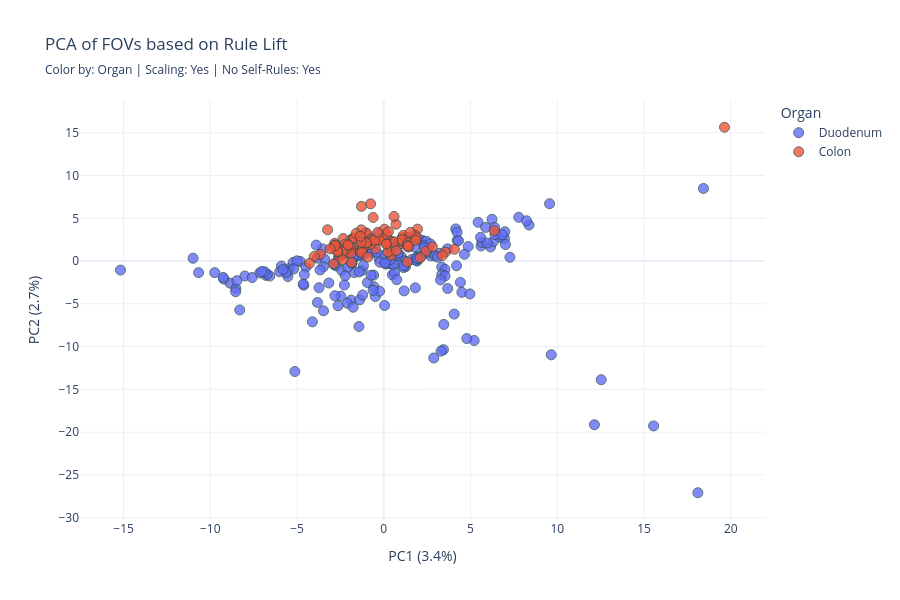
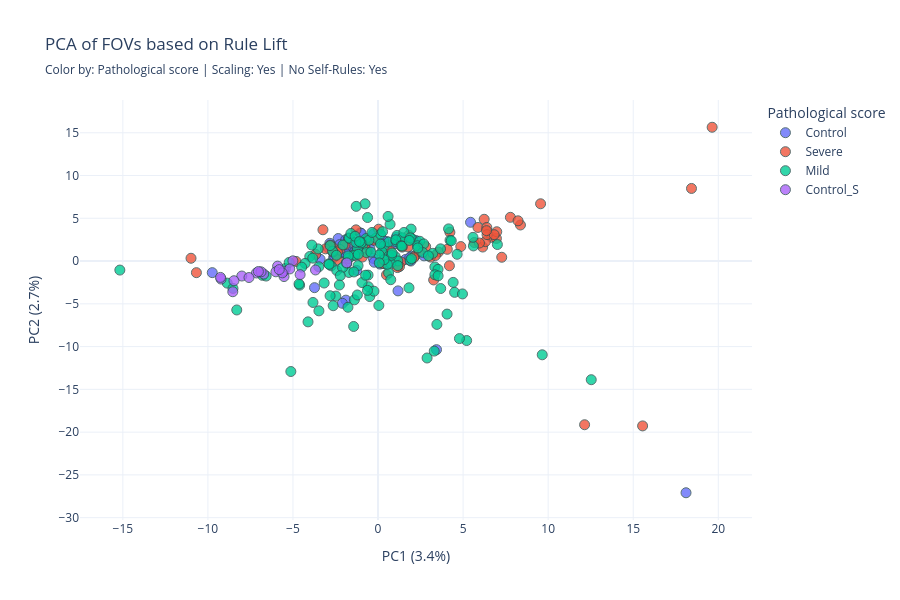
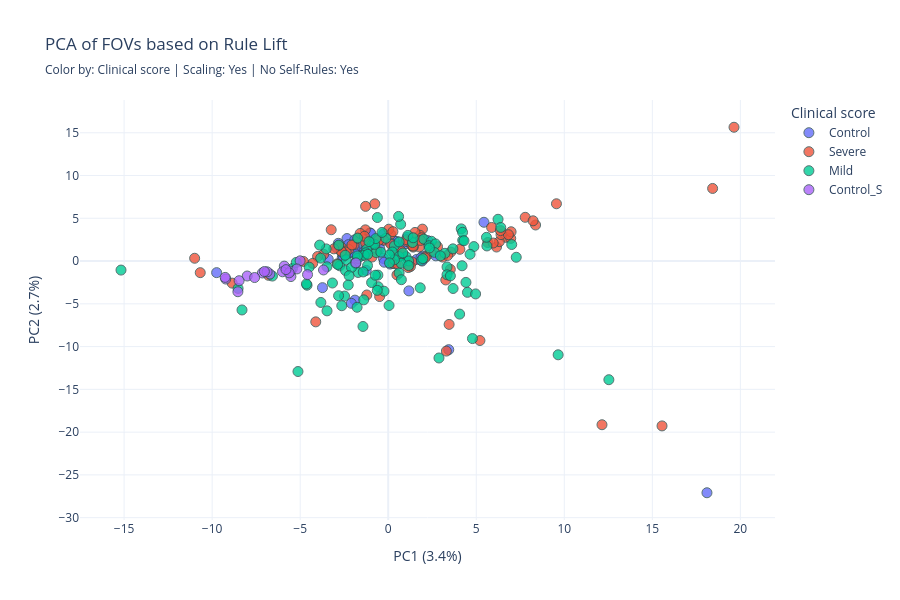

Notebook code for these charts, in order:
### Markdown cell above
## PCA for Lift, No Self

### Code cell
METRIC_TO_USE = 'Lift'  
WITH_SCALE = True
NO_SELF = True

plot_all_pca_results(df_results)

### Figure 1 — Plotly figure (JSON) as saved in the notebook; plotly's stock layout.template omitted (floating-point values rounded to 4 significant figures; data arrays with more than 128 entries replaced by an {"elided": "..."} marker saying what was removed)
{"data": [{"hovertemplate": "<b>%{hovertext}</b><br><br>Organ=Duodenum<br>PC1 (3.4%)=%{x}<br>PC2 (2.7%)=%{y}<extra></extra>", "hovertext": {"elided": "191 str values"}, "legendgroup": "Duodenum", "marker": {"color": "#636efa", "line": {"color": "DarkSlateGrey", "width": 1}, "opacity": 0.8, "size": 10, "symbol": "circle"}, "mode": "markers", "name": "Duodenum", "orientation": "v", "showlegend": true, "type": "scatter", "x": {"elided": "191 float values"}, "xaxis": "x", "y": {"elided": "191 float values"}, "yaxis": "y"}, {"hovertemplate": "<b>%{hovertext}</b><br><br>Organ=Colon<br>PC1 (3.4%)=%{x}<br>PC2 (2.7%)=%{y}<extra></extra>", "hovertext": ["Control_Colon_01_FOV_1", "Control_Colon_01_FOV_2", "Control_Colon_01_FOV_3", "Control_Colon_01_FOV_4", "Control_Colon_01_FOV_5", "Control_Colon_01_FOV_6", "Control_Colon_01_FOV_7", "Control_Colon_02_FOV_1", "Control_Colon_02_FOV_2", "Control_Colon_02_FOV_3", "Control_Colon_02_FOV_4", "Control_Colon_02_FOV_5", "Control_Colon_02_FOV_6", "Control_Colon_03_FOV_1", "Control_Colon_03_FOV_2", "Control_Colon_03_FOV_3", "Control_Colon_03_FOV_4", "Control_Colon_03_FOV_5", "Control_Colon_03_FOV_6", "Control_Colon_04_FOV_1", "Control_Colon_04_FOV_2", "Control_Colon_04_FOV_3", "Control_Colon_04_FOV_4", "Control_Colon_04_FOV_5", "Control_Colon_04_FOV_6", "GVHD_01_FOV_1", "GVHD_01_FOV_2_R", "GVHD_01_FOV_3_R", "GVHD_01_FOV_4", "GVHD_01_FOV_5", "GVHD_01_FOV_6_R", "GVHD_01_FOV_7", "GVHD_13_FOV_1", "GVHD_13_FOV_2", "GVHD_13_FOV_3", "GVHD_17_FOV_1", "GVHD_17_FOV_2", "GVHD_17_FOV_3", "GVHD_21_FOV_1", "GVHD_21_FOV_2", "GVHD_21_FOV_3", "GVHD_21_FOV_4", "GVHD_22_FOV_1", "GVHD_22_FOV_2", "GVHD_22_FOV_3", "GVHD_23_FOV_1", "GVHD_23_FOV_2", "GVHD_23_FOV_3", "GVHD_23_FOV_4", "GVHD_25_FOV_1", "GVHD_25_FOV_2", "GVHD_25_FOV_3", "GVHD_25_FOV_4", "GVHD_32_FOV_1", "GVHD_32_FOV_2", "GVHD_32_FOV_3", "GVHD_32_FOV_4", "GVHD_33_FOV_1", "GVHD_33_FOV_2", "GVHD_33_FOV_3", "GVHD_37_FOV_1", "GVHD_37_FOV_2", "GVHD_37_FOV_3", "GVHD_37_FOV_4", "GVHD_39_FOV_1", "GVHD_39_FOV_2", "GVHD_39_FOV_3", "GVHD_40_FOV_1", "GVHD_40_FOV_2", "GVHD_40_FOV_3", "GVHD_40_FOV_4", "GVHD_41_FOV_1", "GVHD_41_FOV_2", "GVHD_41_FOV_3", "GVHD_41_FOV_4", "GVHD_42_FOV_1", "GVHD_42_FOV_2", "GVHD_42_FOV_3", "GVHD_42_FOV_4", "GVHD_45_FOV_1", "GVHD_45_FOV_2", "GVHD_48_FOV_1", "GVHD_48_FOV_2", "GVHD_48_FOV_3", "GVHD_48_FOV_4", "GVHD_48_FOV_5", "GVHD_50_FOV_1", "GVHD_50_FOV_2", "GVHD_50_FOV_3", "GVHD_50_FOV_4", "GVHD_53_FOV_1", "GVHD_53_FOV_2", "GVHD_53_FOV_3", "GVHD_53_FOV_4", "GVHD_59_FOV_1", "GVHD_59_FOV_2", "GVHD_59_FOV_3"], "legendgroup": "Colon", "marker": {"color": "#EF553B", "line": {"color": "DarkSlateGrey", "width": 1}, "opacity": 0.8, "size": 10, "symbol": "circle"}, "mode": "markers", "name": "Colon", "orientation": "v", "showlegend": true, "type": "scatter", "x": [-0.3165, -2.343, -2.834, -1.903, 1.069, -1.1, -1.04, -0.4763, 0.5014, -1.241, -1.811, -2.192, -2.559, 0.2629, 0.997, 0.3421, 0.3328, -0.9931, -2.908, -2.254, 0.1875, -1.924, -1.357, -1.904, -1.227, -1.936, -3.666, -2.653, -2.238, -2.387, 0.4124, 1.353, -1.212, 0.238, -1.865, 1.378, 0.6206, -0.1302, -0.7732, -2.384, -1.272, -2.808, 1.067, 0.1451, 1.943, -1.742, 1.119, -0.7053, 1.418, 3.552, 4.07, 2.419, 2.8, 19.64, -2.651, -0.921, -1.028, -0.9446, -2.672, -4.012, -0.6221, 0.03219, -0.2499, 1.802, -0.5377, -2.816, -0.7622, 0.2669, 1.522, 1.043, 1.899, -1.297, -3.089, 3.372, -3.239, -1.004, -4.289, -2.894, -2.062, -1.691, -1.304, 2.096, 1.422, 0.7183, 6.375, 1.382, -1.596, -1.285, 0.1402, -1.351, 0.7067, 0.589, -0.3557, -0.6156, 1.348, 1.411, 1.834], "xaxis": "x", "y": [2.441, 2.636, 2.078, 2.484, 2.75, 2.426, 3.286, 1.448, 2.283, 2.144, 1.56, 0.9993, 0.5699, 2.09, 2.035, 1.918, 2.339, 3.249, 1.519, 1.924, 2.012, 1.573, 1.142, 0.9028, 1.597, 1.913, 0.7875, 1.593, 1.356, 1.059, 0.6607, -0.1075, 1.392, 1.063, -0.1762, 2.165, 2.228, 2.661, 1.952, 0.15, 0.9687, 1.875, 2.27, 3.133, 3.736, 2.686, 3.003, 2.63, 2.722, 1.053, 1.377, 1.161, 1.682, 15.65, 1.056, 0.4686, 2.133, 2.195, 1.161, 0.5331, 2.489, 3.724, 2.431, 3.017, 2.424, 1.812, 6.69, 3.436, 3.35, 2.489, 2.72, 3.648, 1.429, 0.6523, 3.661, 2.115, -0.2719, -0.3223, 1.883, 2.676, 2.191, 0.3894, 1.631, 1.212, 3.558, 2.103, 3.228, 6.396, 1.993, 2.898, 4.305, 5.22, 3.35, 5.092, 1.793, 1.746, 2.414], "yaxis": "y"}], "layout": {"height": 600, "legend": {"title": {"text": "Organ"}, "tracegroupgap": 0}, "title": {"subtitle": {"text": "Color by: Organ | Scaling: Yes | No Self-Rules: Yes"}, "text": "PCA of FOVs based on Rule Lift"}, "width": 900, "xaxis": {"anchor": "y", "domain": [0, 1], "title": {"text": "PC1 (3.4%)"}}, "yaxis": {"anchor": "x", "domain": [0, 1], "title": {"text": "PC2 (2.7%)"}}}}

### Figure 2 — Plotly figure (JSON) as saved in the notebook; plotly's stock layout.template omitted (floating-point values rounded to 4 significant figures; data arrays with more than 128 entries replaced by an {"elided": "..."} marker saying what was removed)
{"data": [{"hovertemplate": "<b>%{hovertext}</b><br><br>Pathological score=Control<br>PC1 (3.4%)=%{x}<br>PC2 (2.7%)=%{y}<extra></extra>", "hovertext": ["Control_01_FOV_1", "Control_01_FOV_2", "Control_01_FOV_3", "Control_01_FOV_4", "Control_02_FOV_1", "Control_02_FOV_2", "Control_02_FOV_3", "Control_02_FOV_4", "Control_03_FOV_1", "Control_03_FOV_2", "Control_03_FOV_3", "Control_04_FOV_1", "Control_04_FOV_2", "Control_05_FOV_1", "Control_05_FOV_2", "Control_06_FOV_1", "Control_06_FOV_2", "Control_06_FOV_3", "Control_07_FOV_1", "Control_07_FOV_2", "Control_07_FOV_3", "Control_08_FOV_1", "Control_08_FOV_2", "Control_08_FOV_3", "Control_09_FOV_1", "Control_09_FOV_2", "Control_09_FOV_3", "Control_09_FOV_4", "Control_10_FOV_2", "Control_10_FOV_3", "Control_10_FOV_4", "Control_Colon_01_FOV_1", "Control_Colon_01_FOV_2", "Control_Colon_01_FOV_3", "Control_Colon_01_FOV_4", "Control_Colon_01_FOV_5", "Control_Colon_01_FOV_6", "Control_Colon_01_FOV_7", "Control_Colon_02_FOV_1", "Control_Colon_02_FOV_2", "Control_Colon_02_FOV_3", "Control_Colon_02_FOV_4", "Control_Colon_02_FOV_5", "Control_Colon_02_FOV_6", "Control_Colon_03_FOV_1", "Control_Colon_03_FOV_2", "Control_Colon_03_FOV_3", "Control_Colon_03_FOV_4", "Control_Colon_03_FOV_5", "Control_Colon_03_FOV_6", "Control_Colon_04_FOV_1", "Control_Colon_04_FOV_2", "Control_Colon_04_FOV_3", "Control_Colon_04_FOV_4", "Control_Colon_04_FOV_5", "Control_Colon_04_FOV_6"], "legendgroup": "Control", "marker": {"color": "#636efa", "line": {"color": "DarkSlateGrey", "width": 1}, "opacity": 0.8, "size": 10, "symbol": "circle"}, "mode": "markers", "name": "Control", "orientation": "v", "showlegend": true, "type": "scatter", "x": [2.704, 0.1087, 1.98, 0.4026, 0.3652, -1.244, 0.5944, -0.2707, -1.89, -3.734, -1.25, -0.2585, -2.042, -1.847, -2.613, -2.096, -9.745, 18.1, 1.173, 3.438, 1.924, 2.237, -2.279, 1.615, 0.6798, 5.437, 1.858, -1.587, -3.407, 0.2659, -0.2259, -0.3165, -2.343, -2.834, -1.903, 1.069, -1.1, -1.04, -0.4763, 0.5014, -1.241, -1.811, -2.192, -2.559, 0.2629, 0.997, 0.3421, 0.3328, -0.9931, -2.908, -2.254, 0.1875, -1.924, -1.357, -1.904, -1.227], "xaxis": "x", "y": [0.6075, -0.3511, 0.596, -0.3221, 0.8414, 2.165, 0.4842, 0.3061, -4.568, -3.11, -1.093, 3.185, 1.184, -0.3203, 0.3889, -4.938, -1.353, -27.09, -3.486, -10.36, 0.003889, 2.395, 0.8765, 0.1934, 1.88, 4.535, 0.393, 1.022, 0.216, -0.2273, -0.1343, 2.441, 2.636, 2.078, 2.484, 2.75, 2.426, 3.286, 1.448, 2.283, 2.144, 1.56, 0.9993, 0.5699, 2.09, 2.035, 1.918, 2.339, 3.249, 1.519, 1.924, 2.012, 1.573, 1.142, 0.9028, 1.597], "yaxis": "y"}, {"hovertemplate": "<b>%{hovertext}</b><br><br>Pathological score=Severe<br>PC1 (3.4%)=%{x}<br>PC2 (2.7%)=%{y}<extra></extra>", "hovertext": ["GVHD_01_FOV_1", "GVHD_01_FOV_2_R", "GVHD_01_FOV_3_R", "GVHD_01_FOV_4", "GVHD_01_FOV_5", "GVHD_01_FOV_6_R", "GVHD_01_FOV_7", "GVHD_02_FOV_1_R", "GVHD_02_FOV_2_R", "GVHD_06_FOV_1", "GVHD_06_FOV_2", "GVHD_06_FOV_3", "GVHD_06_FOV_4", "GVHD_06_FOV_5", "GVHD_08_FOV_1", "GVHD_08_FOV_2", "GVHD_08_FOV_3", "GVHD_08_FOV_4", "GVHD_09_FOV_1", "GVHD_09_FOV_2", "GVHD_09_FOV_3", "GVHD_09_FOV_4", "GVHD_11_FOV_1", "GVHD_11_FOV_2", "GVHD_11_FOV_3", "GVHD_11_FOV_4", "GVHD_14_FOV_1", "GVHD_14_FOV_2", "GVHD_14_FOV_3", "GVHD_14_FOV_4", "GVHD_14_FOV_5", "GVHD_21_FOV_1", "GVHD_21_FOV_2", "GVHD_21_FOV_3", "GVHD_21_FOV_4", "GVHD_24_FOV_1", "GVHD_24_FOV_2", "GVHD_24_FOV_3", "GVHD_24_FOV_4", "GVHD_25_FOV_1", "GVHD_25_FOV_2", "GVHD_25_FOV_3", "GVHD_25_FOV_4", "GVHD_26_FOV_1", "GVHD_26_FOV_2", "GVHD_26_FOV_3", "GVHD_26_FOV_4", "GVHD_32_FOV_1", "GVHD_32_FOV_2", "GVHD_32_FOV_3", "GVHD_32_FOV_4", "GVHD_37_FOV_1", "GVHD_37_FOV_2", "GVHD_37_FOV_3", "GVHD_37_FOV_4", "GVHD_41_FOV_1", "GVHD_41_FOV_2", "GVHD_41_FOV_3", "GVHD_41_FOV_4", "GVHD_48_FOV_1", "GVHD_48_FOV_2", "GVHD_48_FOV_3", "GVHD_48_FOV_4", "GVHD_48_FOV_5", "GVHD_57_FOV_1", "GVHD_57_FOV_2", "GVHD_57_FOV_3", "GVHD_57_FOV_4"], "legendgroup": "Severe", "marker": {"color": "#EF553B", "line": {"color": "DarkSlateGrey", "width": 1}, "opacity": 0.8, "size": 10, "symbol": "circle"}, "mode": "markers", "name": "Severe", "orientation": "v", "showlegend": true, "type": "scatter", "x": [-1.936, -3.666, -2.653, -2.238, -2.387, 0.4124, 1.353, 4.195, 7.271, 5.872, 18.42, 7.779, 9.554, 6.685, 5.653, 6.958, 8.37, 6.978, 1.258, -0.6379, 1.759, 0.4966, 6.237, 4.223, 6.392, 4.864, 3.094, 1.134, -1.453, 2.17, 0.2644, -0.7732, -2.384, -1.272, -2.808, 6.151, 6.308, 15.55, 12.14, 3.552, 4.07, 2.419, 2.8, 6.407, 6.826, 8.229, 5.961, 19.64, -2.651, -0.921, -1.028, -0.6221, 0.03219, -0.2499, 1.802, -1.297, -3.089, 3.372, -3.239, 2.096, 1.422, 0.7183, 6.375, 1.382, 3.269, -4.818, -10.68, -10.99], "xaxis": "x", "y": [1.913, 0.7875, 1.593, 1.356, 1.059, 0.6607, -0.1075, -0.5496, 0.4449, 3.932, 8.491, 5.116, 6.697, 2.775, 2.168, 2.647, 4.218, 3.428, -0.6486, 1.222, 1.654, -1.613, 4.887, 3.366, 3.93, 1.694, 0.4623, -0.76, 0.637, 0.602, -0.2707, 1.952, 0.15, 0.9687, 1.875, 1.642, 2.271, -19.27, -19.14, 1.053, 1.377, 1.161, 1.682, 3.092, 3.086, 4.706, 2.11, 15.65, 1.056, 0.4686, 2.133, 2.489, 3.724, 2.431, 3.017, 3.648, 1.429, 0.6523, 3.661, 0.3894, 1.631, 1.212, 3.558, 2.103, -2.207, -0.04165, -1.355, 0.328], "yaxis": "y"}, {"hovertemplate": "<b>%{hovertext}</b><br><br>Pathological score=Mild<br>PC1 (3.4%)=%{x}<br>PC2 (2.7%)=%{y}<extra></extra>", "hovertext": {"elided": "143 str values"}, "legendgroup": "Mild", "marker": {"color": "#00cc96", "line": {"color": "DarkSlateGrey", "width": 1}, "opacity": 0.8, "size": 10, "symbol": "circle"}, "mode": "markers", "name": "Mild", "orientation": "v", "showlegend": true, "type": "scatter", "x": {"elided": "143 float values"}, "xaxis": "x", "y": {"elided": "143 float values"}, "yaxis": "y"}, {"hovertemplate": "<b>%{hovertext}</b><br><br>Pathological score=Control_S<br>PC1 (3.4%)=%{x}<br>PC2 (2.7%)=%{y}<extra></extra>", "hovertext": ["S_01_FOV_1", "S_01_FOV_2", "S_01_FOV_3", "S_01_FOV_4", "S_02_FOV_1", "S_02_FOV_2", "S_02_FOV_3", "S_02_FOV_4", "S_02_FOV_5", "S_03_FOV_1", "S_03_FOV_10", "S_03_FOV_2", "S_03_FOV_3", "S_03_FOV_4", "S_03_FOV_5", "S_03_FOV_6", "S_03_FOV_7", "S_03_FOV_8", "S_03_FOV_9", "S_04_FOV_1", "S_04_FOV_2"], "legendgroup": "Control_S", "marker": {"color": "#ab63fa", "line": {"color": "DarkSlateGrey", "width": 1}, "opacity": 0.8, "size": 10, "symbol": "circle"}, "mode": "markers", "name": "Control_S", "orientation": "v", "showlegend": true, "type": "scatter", "x": [-5.904, -6.003, -9.228, -6.721, -8.009, -7.147, -8.538, -8.47, -7.587, -5.527, -3.675, -5.005, -5.547, -5.189, -5.625, -6.877, -4.581, -7.033, -9.26, -1.835, -5.806], "xaxis": "x", "y": [-0.5893, -1.256, -2.102, -1.52, -1.746, -1.391, -3.586, -2.296, -1.925, -1.813, -1.039, 0.02661, -1.178, -0.9189, -1.378, -1.258, -1.584, -1.223, -1.909, -0.2119, -0.9975], "yaxis": "y"}], "layout": {"height": 600, "legend": {"title": {"text": "Pathological score"}, "tracegroupgap": 0}, "title": {"subtitle": {"text": "Color by: Pathological score | Scaling: Yes | No Self-Rules: Yes"}, "text": "PCA of FOVs based on Rule Lift"}, "width": 900, "xaxis": {"anchor": "y", "domain": [0, 1], "title": {"text": "PC1 (3.4%)"}}, "yaxis": {"anchor": "x", "domain": [0, 1], "title": {"text": "PC2 (2.7%)"}}}}

### Figure 3 — Plotly figure (JSON) as saved in the notebook; plotly's stock layout.template omitted (floating-point values rounded to 4 significant figures)
{"data": [{"hovertemplate": "<b>%{hovertext}</b><br><br>Clinical score=Control<br>PC1 (3.4%)=%{x}<br>PC2 (2.7%)=%{y}<extra></extra>", "hovertext": ["Control_01_FOV_1", "Control_01_FOV_2", "Control_01_FOV_3", "Control_01_FOV_4", "Control_02_FOV_1", "Control_02_FOV_2", "Control_02_FOV_3", "Control_02_FOV_4", "Control_03_FOV_1", "Control_03_FOV_2", "Control_03_FOV_3", "Control_04_FOV_1", "Control_04_FOV_2", "Control_05_FOV_1", "Control_05_FOV_2", "Control_06_FOV_1", "Control_06_FOV_2", "Control_06_FOV_3", "Control_07_FOV_1", "Control_07_FOV_2", "Control_07_FOV_3", "Control_08_FOV_1", "Control_08_FOV_2", "Control_08_FOV_3", "Control_09_FOV_1", "Control_09_FOV_2", "Control_09_FOV_3", "Control_09_FOV_4", "Control_10_FOV_2", "Control_10_FOV_3", "Control_10_FOV_4", "Control_Colon_01_FOV_1", "Control_Colon_01_FOV_2", "Control_Colon_01_FOV_3", "Control_Colon_01_FOV_4", "Control_Colon_01_FOV_5", "Control_Colon_01_FOV_6", "Control_Colon_01_FOV_7", "Control_Colon_02_FOV_1", "Control_Colon_02_FOV_2", "Control_Colon_02_FOV_3", "Control_Colon_02_FOV_4", "Control_Colon_02_FOV_5", "Control_Colon_02_FOV_6", "Control_Colon_03_FOV_1", "Control_Colon_03_FOV_2", "Control_Colon_03_FOV_3", "Control_Colon_03_FOV_4", "Control_Colon_03_FOV_5", "Control_Colon_03_FOV_6", "Control_Colon_04_FOV_1", "Control_Colon_04_FOV_2", "Control_Colon_04_FOV_3", "Control_Colon_04_FOV_4", "Control_Colon_04_FOV_5", "Control_Colon_04_FOV_6"], "legendgroup": "Control", "marker": {"color": "#636efa", "line": {"color": "DarkSlateGrey", "width": 1}, "opacity": 0.8, "size": 10, "symbol": "circle"}, "mode": "markers", "name": "Control", "orientation": "v", "showlegend": true, "type": "scatter", "x": [2.704, 0.1087, 1.98, 0.4026, 0.3652, -1.244, 0.5944, -0.2707, -1.89, -3.734, -1.25, -0.2585, -2.042, -1.847, -2.613, -2.096, -9.745, 18.1, 1.173, 3.438, 1.924, 2.237, -2.279, 1.615, 0.6798, 5.437, 1.858, -1.587, -3.407, 0.2659, -0.2259, -0.3165, -2.343, -2.834, -1.903, 1.069, -1.1, -1.04, -0.4763, 0.5014, -1.241, -1.811, -2.192, -2.559, 0.2629, 0.997, 0.3421, 0.3328, -0.9931, -2.908, -2.254, 0.1875, -1.924, -1.357, -1.904, -1.227], "xaxis": "x", "y": [0.6075, -0.3511, 0.596, -0.3221, 0.8414, 2.165, 0.4842, 0.3061, -4.568, -3.11, -1.093, 3.185, 1.184, -0.3203, 0.3889, -4.938, -1.353, -27.09, -3.486, -10.36, 0.003889, 2.395, 0.8765, 0.1934, 1.88, 4.535, 0.393, 1.022, 0.216, -0.2273, -0.1343, 2.441, 2.636, 2.078, 2.484, 2.75, 2.426, 3.286, 1.448, 2.283, 2.144, 1.56, 0.9993, 0.5699, 2.09, 2.035, 1.918, 2.339, 3.249, 1.519, 1.924, 2.012, 1.573, 1.142, 0.9028, 1.597], "yaxis": "y"}, {"hovertemplate": "<b>%{hovertext}</b><br><br>Clinical score=Severe<br>PC1 (3.4%)=%{x}<br>PC2 (2.7%)=%{y}<extra></extra>", "hovertext": ["GVHD_01_FOV_1", "GVHD_01_FOV_2_R", "GVHD_01_FOV_3_R", "GVHD_01_FOV_4", "GVHD_01_FOV_5", "GVHD_01_FOV_6_R", "GVHD_01_FOV_7", "GVHD_06_FOV_1", "GVHD_06_FOV_2", "GVHD_06_FOV_3", "GVHD_06_FOV_4", "GVHD_06_FOV_5", "GVHD_08_FOV_1", "GVHD_08_FOV_2", "GVHD_08_FOV_3", "GVHD_08_FOV_4", "GVHD_09_FOV_1", "GVHD_09_FOV_2", "GVHD_09_FOV_3", "GVHD_09_FOV_4", "GVHD_14_FOV_1", "GVHD_14_FOV_2", "GVHD_14_FOV_3", "GVHD_14_FOV_4", "GVHD_14_FOV_5", "GVHD_16_FOV_1", "GVHD_16_FOV_2", "GVHD_16_FOV_3", "GVHD_19_FOV_1", "GVHD_19_FOV_2", "GVHD_19_FOV_3", "GVHD_19_FOV_4", "GVHD_22_FOV_1", "GVHD_22_FOV_2", "GVHD_22_FOV_3", "GVHD_24_FOV_1", "GVHD_24_FOV_2", "GVHD_24_FOV_3", "GVHD_24_FOV_4", "GVHD_25_FOV_1", "GVHD_25_FOV_2", "GVHD_25_FOV_3", "GVHD_25_FOV_4", "GVHD_26_FOV_1", "GVHD_26_FOV_2", "GVHD_26_FOV_3", "GVHD_26_FOV_4", "GVHD_32_FOV_1", "GVHD_32_FOV_2", "GVHD_32_FOV_3", "GVHD_32_FOV_4", "GVHD_33_FOV_1", "GVHD_33_FOV_2", "GVHD_33_FOV_3", "GVHD_34_FOV_1", "GVHD_34_FOV_2", "GVHD_35_FOV_1", "GVHD_35_FOV_2", "GVHD_37_FOV_1", "GVHD_37_FOV_2", "GVHD_37_FOV_3", "GVHD_37_FOV_4", "GVHD_39_FOV_1", "GVHD_39_FOV_2", "GVHD_39_FOV_3", "GVHD_40_FOV_1", "GVHD_40_FOV_2", "GVHD_40_FOV_3", "GVHD_40_FOV_4", "GVHD_41_FOV_1", "GVHD_41_FOV_2", "GVHD_41_FOV_3", "GVHD_41_FOV_4", "GVHD_42_FOV_1", "GVHD_42_FOV_2", "GVHD_42_FOV_3", "GVHD_42_FOV_4", "GVHD_45_FOV_1", "GVHD_45_FOV_2", "GVHD_48_FOV_1", "GVHD_48_FOV_2", "GVHD_48_FOV_3", "GVHD_48_FOV_4", "GVHD_48_FOV_5", "GVHD_50_FOV_1", "GVHD_50_FOV_2", "GVHD_50_FOV_3", "GVHD_50_FOV_4", "GVHD_57_FOV_1", "GVHD_57_FOV_2", "GVHD_57_FOV_3", "GVHD_57_FOV_4", "GVHD_59_FOV_1", "GVHD_59_FOV_2", "GVHD_59_FOV_3"], "legendgroup": "Severe", "marker": {"color": "#EF553B", "line": {"color": "DarkSlateGrey", "width": 1}, "opacity": 0.8, "size": 10, "symbol": "circle"}, "mode": "markers", "name": "Severe", "orientation": "v", "showlegend": true, "type": "scatter", "x": [-1.936, -3.666, -2.653, -2.238, -2.387, 0.4124, 1.353, 5.872, 18.42, 7.779, 9.554, 6.685, 5.653, 6.958, 8.37, 6.978, 1.258, -0.6379, 1.759, 0.4966, 3.094, 1.134, -1.453, 2.17, 0.2644, -6.794, 3.303, 5.209, 3.458, -0.4875, 3.526, -1.216, 1.067, 0.1451, 1.943, 6.151, 6.308, 15.55, 12.14, 3.552, 4.07, 2.419, 2.8, 6.407, 6.826, 8.229, 5.961, 19.64, -2.651, -0.921, -1.028, -0.9446, -2.672, -4.012, -4.115, -8.864, 0.7928, 0.5452, -0.6221, 0.03219, -0.2499, 1.802, -0.5377, -2.816, -0.7622, 0.2669, 1.522, 1.043, 1.899, -1.297, -3.089, 3.372, -3.239, -1.004, -4.289, -2.894, -2.062, -1.691, -1.304, 2.096, 1.422, 0.7183, 6.375, 1.382, -1.596, -1.285, 0.1402, -1.351, 3.269, -4.818, -10.68, -10.99, 1.348, 1.411, 1.834], "xaxis": "x", "y": [1.913, 0.7875, 1.593, 1.356, 1.059, 0.6607, -0.1075, 3.932, 8.491, 5.116, 6.697, 2.775, 2.168, 2.647, 4.218, 3.428, -0.6486, 1.222, 1.654, -1.613, 0.4623, -0.76, 0.637, 0.602, -0.2707, -1.669, -10.52, -9.29, -7.406, -4.147, -0.9688, -3.965, 2.27, 3.133, 3.736, 1.642, 2.271, -19.27, -19.14, 1.053, 1.377, 1.161, 1.682, 3.092, 3.086, 4.706, 2.11, 15.65, 1.056, 0.4686, 2.133, 2.195, 1.161, 0.5331, -7.108, -2.578, 0.6722, -0.3821, 2.489, 3.724, 2.431, 3.017, 2.424, 1.812, 6.69, 3.436, 3.35, 2.489, 2.72, 3.648, 1.429, 0.6523, 3.661, 2.115, -0.2719, -0.3223, 1.883, 2.676, 2.191, 0.3894, 1.631, 1.212, 3.558, 2.103, 3.228, 6.396, 1.993, 2.898, -2.207, -0.04165, -1.355, 0.328, 1.793, 1.746, 2.414], "yaxis": "y"}, {"hovertemplate": "<b>%{hovertext}</b><br><br>Clinical score=Mild<br>PC1 (3.4%)=%{x}<br>PC2 (2.7%)=%{y}<extra></extra>", "hovertext": ["GVHD_02_FOV_1_R", "GVHD_02_FOV_2_R", "GVHD_03_FOV_1_R", "GVHD_03_FOV_2", "GVHD_03_FOV_3_R", "GVHD_03_FOV_4", "GVHD_04_FOV_1", "GVHD_04_FOV_2", "GVHD_04_FOV_3", "GVHD_05_FOV_1_R", "GVHD_05_FOV_2_R", "GVHD_05_FOV_3_R", "GVHD_07_FOV_1", "GVHD_07_FOV_3", "GVHD_07_FOV_4", "GVHD_10_FOV_1", "GVHD_10_FOV_2", "GVHD_10_FOV_3", "GVHD_10_FOV_4", "GVHD_11_FOV_1", "GVHD_11_FOV_2", "GVHD_11_FOV_3", "GVHD_11_FOV_4", "GVHD_12_FOV_1", "GVHD_12_FOV_2", "GVHD_12_FOV_3", "GVHD_12_FOV_4", "GVHD_12_FOV_5", "GVHD_13_FOV_1", "GVHD_13_FOV_2", "GVHD_13_FOV_3", "GVHD_15_FOV_1", "GVHD_15_FOV_1_B", "GVHD_15_FOV_2", "GVHD_15_FOV_2_B", "GVHD_15_FOV_3", "GVHD_15_FOV_3_B", "GVHD_17_FOV_1", "GVHD_17_FOV_2", "GVHD_17_FOV_3", "GVHD_18_FOV_1", "GVHD_18_FOV_2", "GVHD_18_FOV_3", "GVHD_18_FOV_4", "GVHD_20_FOV_1", "GVHD_20_FOV_2", "GVHD_21_FOV_1", "GVHD_21_FOV_2", "GVHD_21_FOV_3", "GVHD_21_FOV_4", "GVHD_23_FOV_1", "GVHD_23_FOV_2", "GVHD_23_FOV_3", "GVHD_23_FOV_4", "GVHD_27_FOV_1", "GVHD_27_FOV_2", "GVHD_27_FOV_3", "GVHD_27_FOV_4", "GVHD_27_FOV_5", "GVHD_28_FOV_1", "GVHD_28_FOV_2", "GVHD_28_FOV_3", "GVHD_29_FOV_1", "GVHD_29_FOV_2", "GVHD_29_FOV_3", "GVHD_29_FOV_4", "GVHD_30_FOV_1", "GVHD_30_FOV_2", "GVHD_30_FOV_3", "GVHD_31_FOV_1", "GVHD_31_FOV_2", "GVHD_31_FOV_3", "GVHD_36_FOV_1", "GVHD_36_FOV_2", "GVHD_36_FOV_3", "GVHD_38_FOV_1", "GVHD_38_FOV_2", "GVHD_43_FOV_1", "GVHD_43_FOV_2", "GVHD_44_FOV_1", "GVHD_44_FOV_2", "GVHD_47_FOV_1", "GVHD_47_FOV_2", "GVHD_49_FOV_1", "GVHD_49_FOV_2", "GVHD_49_FOV_3", "GVHD_51_FOV_1", "GVHD_51_FOV_2", "GVHD_51_FOV_3", "GVHD_51_FOV_4", "GVHD_52_FOV_1", "GVHD_52_FOV_2", "GVHD_52_FOV_3", "GVHD_52_FOV_4", "GVHD_53_FOV_1", "GVHD_53_FOV_2", "GVHD_53_FOV_3", "GVHD_53_FOV_4", "GVHD_54_FOV_1", "GVHD_54_FOV_2", "GVHD_54_FOV_3", "GVHD_54_FOV_4", "GVHD_55_FOV_1", "GVHD_55_FOV_2", "GVHD_55_FOV_3", "GVHD_56_FOV_1", "GVHD_56_FOV_2", "GVHD_56_FOV_3", "GVHD_56_FOV_4", "GVHD_58_FOV_1", "GVHD_58_FOV_2", "GVHD_58_FOV_3", "GVHD_58_FOV_4", "GVHD_60_FOV_1", "GVHD_60_FOV_2", "GVHD_60_FOV_3"], "legendgroup": "Mild", "marker": {"color": "#00cc96", "line": {"color": "DarkSlateGrey", "width": 1}, "opacity": 0.8, "size": 10, "symbol": "circle"}, "mode": "markers", "name": "Mild", "orientation": "v", "showlegend": true, "type": "scatter", "x": [4.195, 7.271, 2.02, 3.22, 4.147, 2.454, -0.8891, 0.3469, 2.325, 3.675, 4.232, 2.685, -1.379, 2.622, 5.605, -5.442, -4.61, -2.752, 2.962, 6.237, 4.223, 6.392, 4.864, -0.6915, -3.482, -5.224, 1.011, 1.885, -1.212, 0.238, -1.865, 4.501, 3.34, 1.966, -1.175, 1.16, 0.6119, 1.378, 0.6206, -0.1302, -2.423, -1.391, 0.6189, 0.7419, 4.784, 2.882, -0.7732, -2.384, -1.272, -2.808, -1.742, 1.119, -0.7053, 1.418, -2.481, 4.649, 3.34, -3.169, 1.817, -2.82, 4.304, -3.825, 0.04656, -0.5704, -0.2404, 3.684, -2.638, -1.768, -1.434, -1.712, -1.422, 4.414, 0.7465, -0.9436, -2.084, 9.651, 4.963, 7.014, 2.339, -3.475, 12.53, -1.725, -2.873, -2.221, -2.445, -6.576, 0.8297, -1.09, -3.522, -3.894, -1.36, 0.3535, -1.752, -4.646, 0.7067, 0.589, -0.3557, -0.6156, 4.057, -8.527, 1.157, 3.53, 0.06702, -15.18, -5.125, -3.838, -0.4204, -8.305, -0.5872, -4.489, -0.7311, 0.07174, -0.6218, -1.163, -2.273, 5.58], "xaxis": "x", "y": [-0.5496, 0.4449, 2.567, 0.9075, 3.763, 2.314, 1.956, 1.771, 1.794, 1.426, 2.437, 2.005, 0.8139, 1.017, 1.768, -0.8668, -2.819, -0.5566, 0.6127, 4.887, 3.366, 3.93, 1.694, 0.9989, -0.6654, -0.1565, 0.518, 0.09091, 1.392, 1.063, -0.1762, -3.657, -0.6898, 0.2858, -0.5302, 0.01556, 0.5319, 2.165, 2.228, 2.661, -1.108, -4.533, -1.384, -0.2567, -9.062, -11.33, 1.952, 0.15, 0.9687, 1.875, 2.686, 3.003, 2.63, 2.722, -4.092, 0.7921, -1.599, -2.565, -3.13, -4.054, 2.376, -4.839, -5.194, -2.998, -3.523, -3.209, -5.221, -5.402, -7.646, -1.335, -1.273, -2.491, -2.18, -2.513, -0.7496, -10.96, -3.842, 1.935, 1.536, -5.82, -13.87, 0.3134, -0.3979, -1.71, 0.6802, -1.752, 0.9444, 2.28, 1.424, 1.868, 0.6763, 0.158, 0.6068, -2.674, 4.305, 5.22, 3.35, 5.092, -6.199, -3.197, -0.5293, -1.73, 0.7201, -1.052, -12.91, 0.3422, 1.044, -5.715, -1.643, -0.7093, -1.656, -0.216, -3.426, 0.7902, -2.802, 2.774], "yaxis": "y"}, {"hovertemplate": "<b>%{hovertext}</b><br><br>Clinical score=Control_S<br>PC1 (3.4%)=%{x}<br>PC2 (2.7%)=%{y}<extra></extra>", "hovertext": ["S_01_FOV_1", "S_01_FOV_2", "S_01_FOV_3", "S_01_FOV_4", "S_02_FOV_1", "S_02_FOV_2", "S_02_FOV_3", "S_02_FOV_4", "S_02_FOV_5", "S_03_FOV_1", "S_03_FOV_10", "S_03_FOV_2", "S_03_FOV_3", "S_03_FOV_4", "S_03_FOV_5", "S_03_FOV_6", "S_03_FOV_7", "S_03_FOV_8", "S_03_FOV_9", "S_04_FOV_1", "S_04_FOV_2"], "legendgroup": "Control_S", "marker": {"color": "#ab63fa", "line": {"color": "DarkSlateGrey", "width": 1}, "opacity": 0.8, "size": 10, "symbol": "circle"}, "mode": "markers", "name": "Control_S", "orientation": "v", "showlegend": true, "type": "scatter", "x": [-5.904, -6.003, -9.228, -6.721, -8.009, -7.147, -8.538, -8.47, -7.587, -5.527, -3.675, -5.005, -5.547, -5.189, -5.625, -6.877, -4.581, -7.033, -9.26, -1.835, -5.806], "xaxis": "x", "y": [-0.5893, -1.256, -2.102, -1.52, -1.746, -1.391, -3.586, -2.296, -1.925, -1.813, -1.039, 0.02661, -1.178, -0.9189, -1.378, -1.258, -1.584, -1.223, -1.909, -0.2119, -0.9975], "yaxis": "y"}], "layout": {"height": 600, "legend": {"title": {"text": "Clinical score"}, "tracegroupgap": 0}, "title": {"subtitle": {"text": "Color by: Clinical score | Scaling: Yes | No Self-Rules: Yes"}, "text": "PCA of FOVs based on Rule Lift"}, "width": 900, "xaxis": {"anchor": "y", "domain": [0, 1], "title": {"text": "PC1 (3.4%)"}}, "yaxis": {"anchor": "x", "domain": [0, 1], "title": {"text": "PC2 (2.7%)"}}}}
